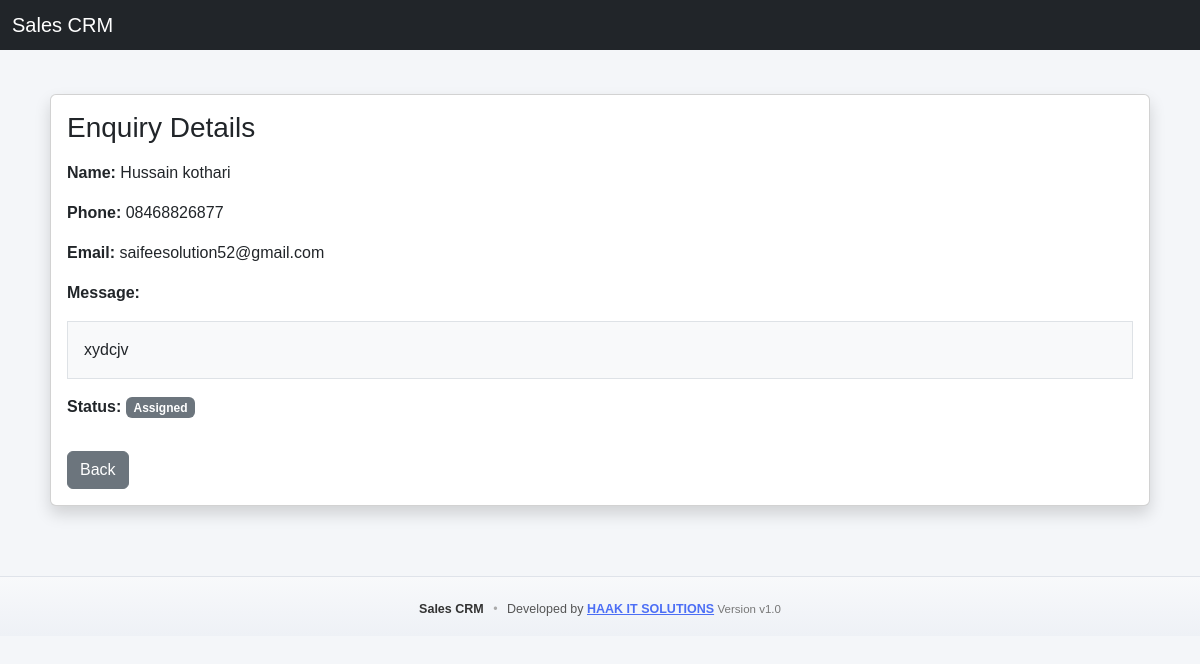
Page /sales/view/4 (signed in) on the committed database.
### tables this page shows
CREATE TABLE enquiries (
        id INTEGER PRIMARY KEY AUTOINCREMENT,
        name TEXT,
        phone TEXT,
        email TEXT,
        message TEXT,
        status TEXT DEFAULT 'New',
        assigned_to INTEGER,
        created_at TIMESTAMP DEFAULT CURRENT_TIMESTAMP
    , company TEXT, assigned_at TIMESTAMP, completed INTEGER DEFAULT 0, outcome TEXT, report_created_at TIMESTAMP);

### app.py (the view)
@app.route("/sales/view/<int:enquiry_id>")
def sales_view(enquiry_id):
    if "sales" not in session:
        return redirect("/sales/login")
    sales_id = session["sales"]
    conn = get_db()
    enquiry = conn.execute(
        "SELECT * FROM enquiries WHERE id=? AND assigned_to=?",
        (enquiry_id, sales_id),
    ).fetchone()
    conn.close()
    if not enquiry:
        return "Unauthorized access", 403
    return render_template("sales_view.html", enquiry=enquiry, version=APP_VERSION)

### database.py (called while the page is built)
def get_db():
    conn = sqlite3.connect(DB_NAME, timeout=10, check_same_thread=False)
    conn.row_factory = sqlite3.Row
    return conn

### templates/sales_view.html
{% extends "layout.html" %}
{% block content %}
<div class="card shadow">
    <div class="card-body">
        <h3 class="mb-3">Enquiry Details</h3>
        <p><strong>Name:</strong> {{ enquiry.name }}</p>
        <p><strong>Phone:</strong> {{ enquiry.phone }}</p>
        <p><strong>Email:</strong> {{ enquiry.email }}</p>
        <p><strong>Message:</strong></p>
        <div class="border p-3 bg-light">
            {{ enquiry.message }}
        </div>
        <p class="mt-3">
            <strong>Status:</strong>
            <span class="badge bg-secondary">{{ enquiry.status }}</span>
        </p>
        <a href="/sales/dashboard" class="btn btn-secondary mt-3">Back</a>
    </div>
</div>
{% endblock %}

### static/style.css (style rules this page uses)
body { font-family: Arial, Helvetica, sans-serif; background-color: #f4f6f9; margin: 0; padding: 0; }

### rows in the picture
enquiries: name "Hussain kothari", phone "08468826877", email "saifeesolution52@gmail.com", message "xydcjv", status "Assigned"

### other values in the picture
{{ version }} "v1.0"
